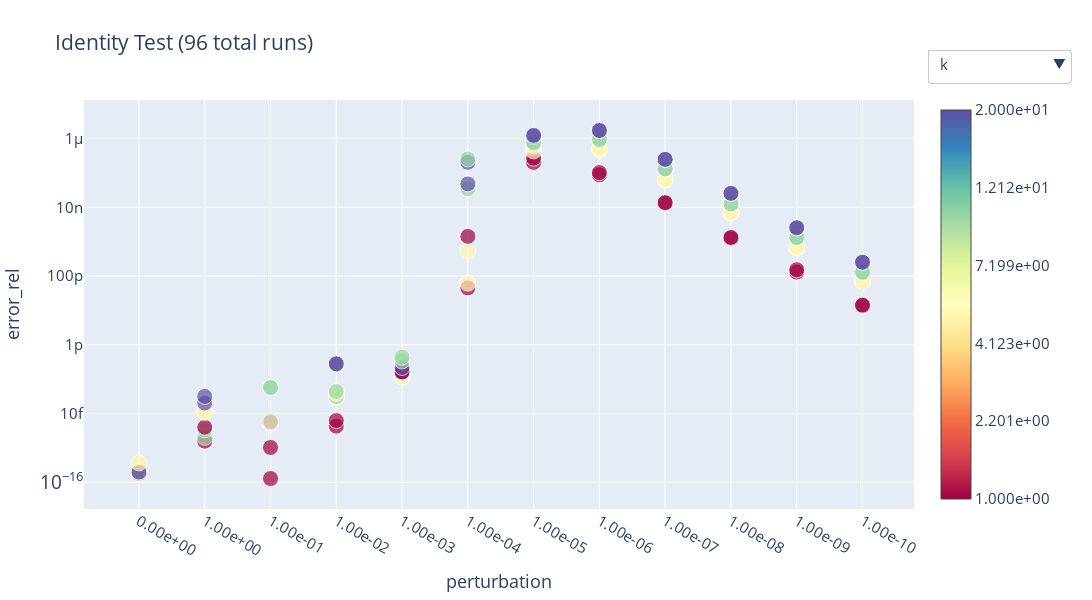

Write notebook code for a chart like this one.
### Code cell
x = 'perturbation'
y = 'error_rel'
fig = plot_agg_global_df(x=x, y=y, remove_outliers=remove_outliers, dataframe_path=df_path,
                         filter=filter, new_col=new_col, remove_col=remove_col,
                         logscale=logscale, title=title, font_size = font_size
                   )
fig.write_html('./data/plots/' + title.replace(' ', '_').lower() + '_' + str(next(counter)) + '.html')
fig.show()
